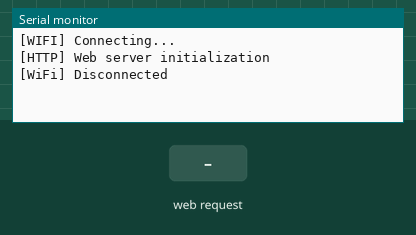
A sketch run on a simulated ESP32. On the bench: the last lines printed to the serial monitor. The inputs (shaded band) are chosen by the test bench. WiFi joins after 1.5 s; servers stay silent unless stated; the camera gives no picture; not simulated (calls return 0 or success): credentials.h.

Above: at 1.5 s.
1.6 s: HTTP request GET / received
At 1.76 s:
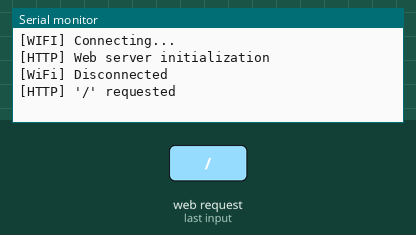
3.3 s: HTTP request GET /stream received
At 3.8 s:
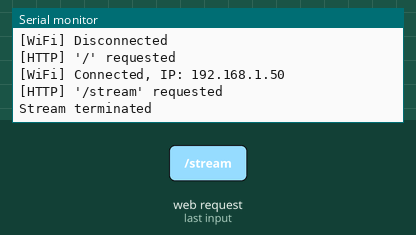
4.8 s: HTTP request GET /frame received
At 5.9 s:
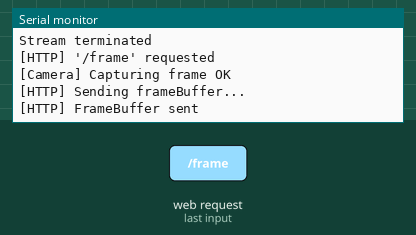
6.3 s: HTTP request GET /update_form received
At 7.2 s:
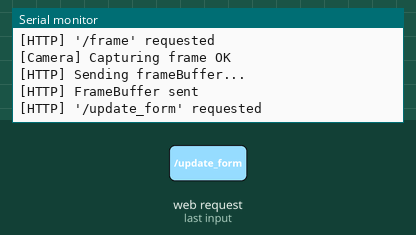

Measured:
- after the input at 1.6 s, the serial monitor: prints a new line at once (image 1)
- after the input at 3.3 s, the serial monitor: prints a new line at once (image 2)
- after the input at 4.8 s, the serial monitor: prints a new line at once (image 3)
- after the input at 6.3 s, the serial monitor: prints a new line at once (image 4)

The sketch:

esp32_camera_web_server.ino
```cpp
/*
 * BOARD SETTINGS
 * Board type: ESP32 Wrover Module
 */

// Libraries
#include "esp_camera.h"
#include <WiFi.h>
#include <WebServer.h>
#include <WiFiClient.h>
#include <Update.h>


// Getting WIFI_SSID and WIFI_PASSWORD from external credentials file
#include "credentials.h";

//#include "pin_mapping_ai_thinker.h";
#include "pin_mapping_t-journal.h";
//#include "pin_mapping_t-camera.h";
//#include "pin_mapping_t-camera_plus.h";


WebServer web_server(80);


void setup() {
  Serial.begin(115200);
  Serial.setDebugOutput(true);
  Serial.println();

  camera_init();
  wifi_setup();
  web_server_setup();
}

void loop() {
  wifi_connection_manager();
  web_server.handleClient();
}
```

camera.ino
```cpp
void camera_init(){
  camera_config_t config;

  config.ledc_channel = LEDC_CHANNEL_0;
  config.ledc_timer = LEDC_TIMER_0;

  config.pin_d0 = D0_GPIO_NUM;
  config.pin_d1 = D1_GPIO_NUM;
  config.pin_d2 = D2_GPIO_NUM;
  config.pin_d3 = D3_GPIO_NUM;
  config.pin_d4 = D4_GPIO_NUM;
  config.pin_d5 = D5_GPIO_NUM;
  config.pin_d6 = D6_GPIO_NUM;
  config.pin_d7 = D7_GPIO_NUM;

  config.pin_xclk = XCLK_GPIO_NUM;
  config.pin_pclk = PCLK_GPIO_NUM;

  config.pin_vsync = VSYNC_GPIO_NUM;
  config.pin_href = HREF_GPIO_NUM;

  config.pin_sscb_sda = SIOD_GPIO_NUM;
  config.pin_sscb_scl = SIOC_GPIO_NUM;

  config.pin_pwdn = PWDN_GPIO_NUM;
  config.pin_reset = RESET_GPIO_NUM;

  config.xclk_freq_hz = 20000000;
  config.pixel_format = PIXFORMAT_JPEG;

  // Frame parameters
  //config.frame_size = FRAMESIZE_UXGA;
  //config.frame_size = FRAMESIZE_SXGA;
  //config.frame_size = FRAMESIZE_XGA;
  config.frame_size = FRAMESIZE_VGA;
  config.jpeg_quality = 10;
  config.fb_count = 2;

  // camera init
  esp_err_t err = esp_camera_init(&config);
  if (err != ESP_OK) {
    Serial.printf("[CAMERA] init failed with error 0x%x", err);
    return;
  }
}
```

html.ino
```cpp
// Head partials
// Style
const String styles = "<style>"
  "body{text-align: center;}"
  "body > * {margin: 20px;}"
  ".nav a {margin: 0 10px;}"
  "</style>";

// Body partials
const String header = "<div class='header'><h1>ESP32 CAMERA</h1></div>";

const String nav = "<div class='nav'>"
  "  <a href='/'>Home</a>"
  "  <a href='/update_form'>Firmware update</a>"
  "  <a href='/frame'>Frame</a>"
  "  <a href='/stream'>Stream</a>"
  "</div>";

const String footer= "<div class='footer'>"
  "  <div>ESP32 Camera firmware</div>"
  "  <div>Maxime MOREILLON</div>"
  "</div>";

// Update form
String update_form = "<h2>Firmware update</h2>"
  "<form method='POST' action='/update' enctype='multipart/form-data'>"
  "<input type='file' name='update'>"
  "<input type='submit' value='Update'>"
  "</form>";

// Combinations
String head ="<head>"
  "<title>ESP32 camera</title>"
  + styles +
  "<meta name='viewport' content='width=device-width, initial-scale=1.0'>"
  "</head>";

String pre_main = "<html>"
  + head +
  "<body>"
  + header + nav +
  "<div class='main'>";

String post_main = "</div>"
  + footer +
  "</div>"
  "</body>"
  "</html>";

// Not found
String not_found = "<h2>Not found</h2>";
```

pin_mapping_t-journal.h
```cpp
#define PWDN_GPIO_NUM     0
#define RESET_GPIO_NUM    15

#define PCLK_GPIO_NUM     21
#define XCLK_GPIO_NUM     27
#define SIOD_GPIO_NUM     25
#define SIOC_GPIO_NUM     23

#define D0_GPIO_NUM       17
#define D1_GPIO_NUM       35
#define D2_GPIO_NUM       34
#define D3_GPIO_NUM       5
#define D4_GPIO_NUM       39
#define D5_GPIO_NUM       18
#define D6_GPIO_NUM       36
#define D7_GPIO_NUM       19

#define VSYNC_GPIO_NUM    22
#define HREF_GPIO_NUM     26
```

web_server.ino
```cpp
void web_server_setup(){
  Serial.println(F("[HTTP] Web server initialization"));

  web_server.on("/", handle_root);
  web_server.on("/stream", HTTP_GET, handle_stream);
  web_server.on("/frame", HTTP_GET, handle_frame);
  web_server.on("/update_form", handle_update_form);
  web_server.on("/update",HTTP_POST, handle_update, handle_update_upload);

  web_server.onNotFound(handle_not_found);
  web_server.begin();
}


void handle_stream(void) {

  Serial.println(F("[HTTP] '/stream' requested"));

  // Initialize an empty frame buffer
  camera_fb_t * fb = NULL;

  // Sending response header
  String response = "HTTP/1.1 200 OK\r\n";
  response += "Access-Control-Allow-Origin: *\r\n";
  response += "Content-Type: multipart/x-mixed-replace; boundary=frame\r\n\r\n;";
  web_server.sendContent(response);

  // Sending actual content
  WiFiClient client = web_server.client();

  long stream_start_time = millis();

  while (client.connected() && millis() - stream_start_time < 60000) {

    // Frame capture
    fb = esp_camera_fb_get();

    response = "--frame\r\n";
    response += "Content-Type: image/jpeg\r\n\r\n";
    web_server.sendContent(response);

    client.write((char *)fb->buf, fb->len);

    web_server.sendContent("\r\n");

    // Empty the buffer
    if(fb) {
      esp_camera_fb_return(fb);
      fb = NULL;
    }
  }

  Serial.println("Stream terminated");
}


void handle_frame(void) {

  Serial.println(F("[HTTP] '/frame' requested"));


  // Frame capture
  Serial.print(F("[Camera] Capturing frame "));
  camera_fb_t * fb = NULL;
  fb = esp_camera_fb_get();
  Serial.println(F("OK"));


  // Send response header
  Serial.println(F("[HTTP] Sending frameBuffer..."));
  String response = "HTTP/1.1 200 OK\r\n";
  response += "Access-Control-Allow-Origin: *\r\n"; // CORS
  response += "Content-disposition: inline; filename=capture.jpg\r\n";
  response += "Content-type: image/jpeg\r\n\r\n";
  web_server.sendContent(response);

  // Send frame
  web_server.client().write((char *)fb->buf, fb->len);
  Serial.println(F("[HTTP] FrameBuffer sent"));

  // Empty the buffer
  if(fb) {
    esp_camera_fb_return(fb);
    fb = NULL;
  }
}


void handle_update_form(){
  Serial.println(F("[HTTP] '/update_form' requested"));

  String html = pre_main + update_form + post_main;
  web_server.sendHeader("Connection", "close");

  web_server.send(200, "text/html", html);
}


void handle_update(){
  String upload_status;

  if(Update.hasError()) upload_status = "Upload failed";
  else upload_status = "Upload success";

  String html = pre_main + upload_status + post_main;
  web_server.sendHeader("Connection", "close");
  web_server.send(200, "text/html", html);
  ESP.restart();

}

void handle_update_upload() {
  HTTPUpload& upload = web_server.upload();
  if (upload.status == UPLOAD_FILE_START) {
    Serial.setDebugOutput(true);
    Serial.printf("Update: %s\n", upload.filename.c_str());
    if (!Update.begin()) { //start with max available size
      Update.printError(Serial);
    }
  }
  else if (upload.status == UPLOAD_FILE_WRITE) {
    if (Update.write(upload.buf, upload.currentSize) != upload.currentSize) {
      Update.printError(Serial);
    }
  }
  else if (upload.status == UPLOAD_FILE_END) {
    if (Update.end(true)) { //true to set the size to the current progress
      Serial.printf("Update Success: %u\nRebooting...\n", upload.totalSize);
    }
    else {
      Update.printError(Serial);
    }
    Serial.setDebugOutput(false);
  }
}

void handle_not_found() {
  String html = pre_main + not_found + post_main;
  web_server.sendHeader("Connection", "close");
  web_server.send(200, "text/html", html);
}

void handle_root() {
  Serial.println(F("[HTTP] '/' requested"));

  String root_main = "<h2>Home</h2>"
    "<div>IP address: "+ WiFi.localIP().toString() +"</div>";

  String html = pre_main + root_main + post_main;
  web_server.sendHeader("Connection", "close");
  web_server.send(200, "text/html", html);
}
```

wifi.ino
```cpp
void wifi_setup() {
  // Settings
  WiFi.mode(WIFI_STA);
  WiFi.begin(WIFI_SSID,WIFI_PASSWORD);
  Serial.println(F("[WIFI] Connecting..."));
}

void wifi_connection_manager(){

  static int wifi_connected = -1; // 1: connected, 0: disconnected, -1: unknown

  if(WiFi.status() != WL_CONNECTED) {
    if(wifi_connected != 0){
      // Wifi connection status changed to "disconnected"
      wifi_connected = 0;
      Serial.println(F("[WiFi] Disconnected"));
    }
  } else {
    if(wifi_connected != 1){
      // Wifi connection status changed to "connected"
      wifi_connected = 1;
      Serial.print(F("[WiFi] Connected, IP: "));
      Serial.println(WiFi.localIP());
    }
  }

}
```
